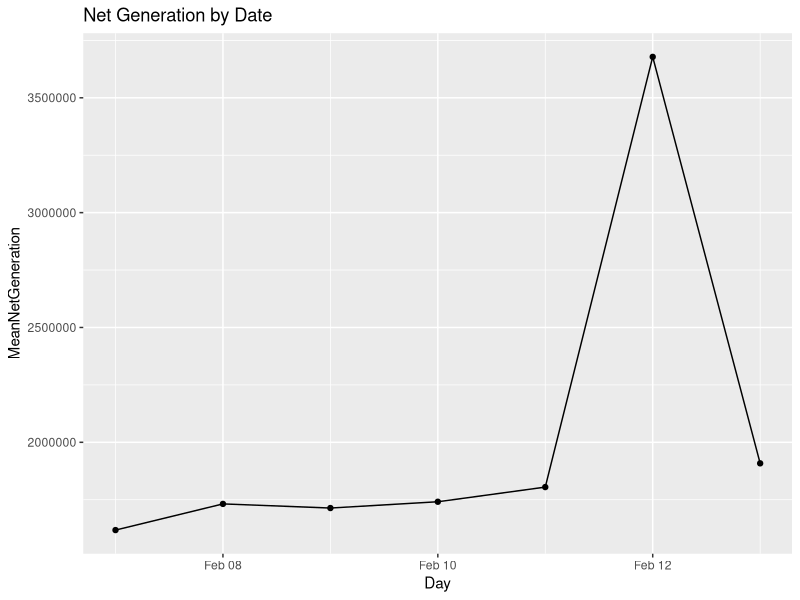

Write R code to recreate this figure. (Note: this script raises an error after producing the figure.)

# Big Data - Exercise 1

# Yudit Halperin - 324216589
# Ortal
# Asnat


library(ggplot2)
library(lubridate)
pdf("Ex1/output/Week3_power.pdf")


######################################### PART ONE

# Read data from table
originalTable <- read.delim('Ex1/data/table.tsv')

# Add a DateTime column
originalTable$DateTime <- as.POSIXct(originalTable$megawatthours, tz = "EST", "%H:%M EST %m/%d/%Y")

# Order the table by date
orderedTable <- originalTable[ order(originalTable$DateTime), ]

# Set the location dimension
locationsOnce <- c("BPAT", "CISO", "CPLE", "ERCO", "FPL", "ISNE", "MISO",
                   "NYIS", "PACW", "PJM", "United.States.Lower.48..region.")
locations <- vector()
for(j in locationsOnce) {
  for(i in seq(1536)) {
    locations <- c(locations, j)
  }
}

# Set the time dimension
times <- c(orderedTable$DateTime, orderedTable$DateTime, orderedTable$DateTime,
           orderedTable$DateTime, orderedTable$DateTime, orderedTable$DateTime,
           orderedTable$DateTime, orderedTable$DateTime, orderedTable$DateTime,
           orderedTable$DateTime, orderedTable$DateTime)

# Convert to EST time zone
attr(times, "tzone") <- "EST"

# Set the net generations
netgens <- vector()
for (i in list("Net.generation", "Net.generation.1", "Net.generation.2",
               "Net.generation.3", "Net.generation.4", "Net.generation.5", 
               "Net.generation.6", "Net.generation.7", "Net.generation.8",
               "Net.generation.9", "Net.generation.10")) {
  netgens <- c(netgens, orderedTable[,i])
}

# Create data frame
df <- data.frame(location = locations,
                 time = times,
                 netgen = netgens)
row.names(df) <- NULL
sortedDf <- df[order(df$time),]

# Create data cube
dataCube <-
  tapply(df$netgen,
         df[,c("location", "time")],
         FUN = sum )

# Relevant Range (07-02-2021 to 14-02-2021)
rng <- 720:887
dataCube <- dataCube[, 720:887]

# Aggregate by day
# Find the members of each day
rollup <- cut(as.numeric(as.POSIXct(dimnames(dataCube)$time )),
              c(as.numeric(as.POSIXct("2021-02-06 23:00:00 EST")),
                as.numeric(as.POSIXct("2021-02-07 23:00:00 EST")),
                as.numeric(as.POSIXct("2021-02-08 23:00:00 EST")),
                as.numeric(as.POSIXct("2021-02-09 23:00:00 EST")),
                as.numeric(as.POSIXct("2021-02-10 23:00:00 EST")),
                as.numeric(as.POSIXct("2021-02-11 23:00:00 EST")),
                as.numeric(as.POSIXct("2021-02-12 23:00:00 EST")),
                as.numeric(as.POSIXct("2021-02-13 23:00:00 EST"))),
              dig.lab = 8)


rollup.group <- split( dimnames(dataCube)$time, rollup )
n.dayLevels <- length(rollup.group)

aggregatedCube <- lapply(
  rollup.group, function(k)
    apply( dataCube[,k], c("location"), sum, na.rm = T )
)
new.dataCube <- dataCube[,1:n.dayLevels]

# Apply the new values
for (i in seq(n.dayLevels))
  new.dataCube[,i] <- aggregatedCube[[i]]

# Rectify the time dimension name and levels - convert it to
# the name "day" and apply day values to it
dimlist <- dimnames(new.dataCube)
timecol <- which(names(dimlist) == "time")
names(dimlist)[timecol] <- "day"
reformatDate <- function(x) as.Date(x)

dimlist$day <- c("2021-02-07", "2021-02-08", "2021-02-09", "2021-02-10",
                 "2021-02-11", "2021-02-12", "2021-02-13")

dimnames(new.dataCube) <- dimlist

# Calculate the means
means <- vector()

for ( i in dimlist$day ) {
  means[[ i ]] <- mean( new.dataCube[,i] )
}

# rearrange in a new, temporary dataframe
DF <- data.frame ( Day = dimlist$day, MeanNetGeneration = means)
DF$Day <- as.Date(DF$Day)

# Display English dates
Sys.setlocale("LC_TIME", "English")

#Plot
print(ggplot(DF, aes(Day, MeanNetGeneration))
      + geom_point() 
      + geom_line()
      + ggtitle("Net Generation by Date"))



######################################### PART TWO

# Read data from table
originalTable <- read.delim('Ex1/data/table.tsv')

# Add a DateTime column
originalTable$DateTime <- as.POSIXct( originalTable$megawatthours, tz = "EST",
                                      "%H:%M EST %m/%d/%Y" )

# Order the table by date
orderedTable <- originalTable[ order(originalTable$DateTime), ]
dates <- orderedTable[, 'DateTime']

# Set the location dimension
locationsOnce <- c( "CPLE", "FPL", "ISNE","NYIS",  "PJM")
locations <- vector()
for(j in locationsOnce) {
  for(i in seq(1536)) {
    locations <- c(locations, j)
  }
}

# Set the demands
demands <- vector()
for (i in list("Demand.2", "Demand.4",  "Demand.5", "Demand.7", "Demand.9")) {
  demands <- c(demands, orderedTable[,i])
}

# Set the time dimension
times <- c(dates, dates, dates, dates, dates)
# Convert to EST time zone
attr(times, "tzone") <- "EST"

# Create data frame
df <- data.frame(location = locations,
                 time = times,
                 demand = demands)
row.names(df) <- NULL

# Create data cube
dataCube <-
  tapply(df$demand,
         df[,c("location", "time")],
         FUN = sum )

# Relevant Range (07-02-2021 to 14-02-2021)
rng <- 720:887
dataCube <- dataCube[, 720:887]

# Retrieving the required hour
slicedCube <- dataCube[,(hour(dimnames(dataCube)$time)>=10 & hour(dimnames(dataCube)$time)<=18) |
                         (hour(dimnames(dataCube)$time)>=20 & hour(dimnames(dataCube)$time)<=23) |
                         (hour(dimnames(dataCube)$time)>=0 & hour(dimnames(dataCube)$time)<=3)]

# Rollup
rollup <- cut(hour(dimnames(slicedCube)$time),
              c(-1,0,1,2,3,10,11,12,13,14,15,16,17,18,20,21,22,23),
              dig.lab = 17)


rollup.group <- split( dimnames(slicedCube)$time, rollup )
newSize <- length(rollup.group)

# Aggregate by day
aggregatedCube <- lapply(
  rollup.group, function(k)
    apply( slicedCube[,k], c("location"), sum, na.rm = T )
)

newCube  <- slicedCube[,1:newSize]
for (i in seq(newSize))
  newCube [,i] <- aggregatedCube[[i]]

demanddimlist <- dimnames(newCube)
timecol <- which(names(demanddimlist) == "time")
names(demanddimlist)[timecol] <- "hour"
demanddimlist$hour <- c("00:00", "01:00", "02:00", "03:00", "10:00", "11:00",
                        "12:00", "13:00", "14:00", "15:00", "16:00", "17:00",
                        "18:00", "20:00", "21:00", "22:00", "23:00")
dimnames(newCube) <- demanddimlist

firstRange <- newCube[,5:13]
secondRange <- newCube[,c(14,15,16,17,1,2,3,4)]

# Calculate the means
meansFirstRange <- vector()
meansSecondRange <- vector()

hourList1 <- c( "10:00", "11:00", "12:00", "13:00", "14:00", "15:00", "16:00", "17:00", "18:00")
hourList2 <- c("20:00", "21:00", "22:00", "23:00", "00:00", "01:00", "02:00", "03:00" )

for ( i in hourList1 ) {
  meansFirstRange[[ i ]] <- mean( firstRange[,i]/5 )
}

for ( i in hourList3 ) {
  meansSecondRange[[ i ]] <- mean( secondRange[,i]/5 )
}


# rearrange in new, temporary dataframes
DF1 <- data.frame ( Hour = hourList1, MeanDemand = meansFirstRange)
DF2 <- data.frame ( Hour = hourList2, MeanDemand = meansSecondRange)


DF1$Hour <- factor (dimnames(firstRange)$hour, levels = hourList1)
DF1$Hour <- as.numeric(DF1$Hour)

DF2$Hour <- factor (dimnames(secondRange)$hour, levels = hourList2)
DF2$Hour <- as.numeric(DF2$Hour)

# Plot regression lines
LM1 <- lm( MeanDemand ~ Hour, data = DF1)
a1 <- coef(LM1)[1]
b1 <- coef(LM1)[2]
print(ggplot(DF1, aes(Hour, MeanDemand), lwd=1, group=1)
      + geom_point() 
      + geom_abline(aes(intercept = a1, slope = b1), lwd=1, show.legend=TRUE )
      + scale_x_discrete(limits=hourList1) 
      + theme(legend.position = "bottom")
      + geom_line(show.legend = "TRUE")
      + ggtitle("Regression Line Describing the Power Demand at Daytime")
      + labs(y="Demand", x="Time"))

LM2 <- lm( MeanDemand ~ Hour, data = DF2)
a2 <- coef(LM2)[1]
b2 <- coef(LM2)[2]
print(ggplot(DF2, aes(Hour, MeanDemand), lwd=1, group=1)
      + geom_point() 
      + geom_abline(aes(intercept = a2, slope = b2), lwd=1, show.legend=TRUE )
      + scale_x_discrete(limits=hourList2) 
      + theme(legend.position = "bottom")
      + geom_line(show.legend = "TRUE")
      + ggtitle("Regression Line Describing the Power Demand in the Afternoon")
      + labs(y="Demand", x="Time"))


dev.off()
